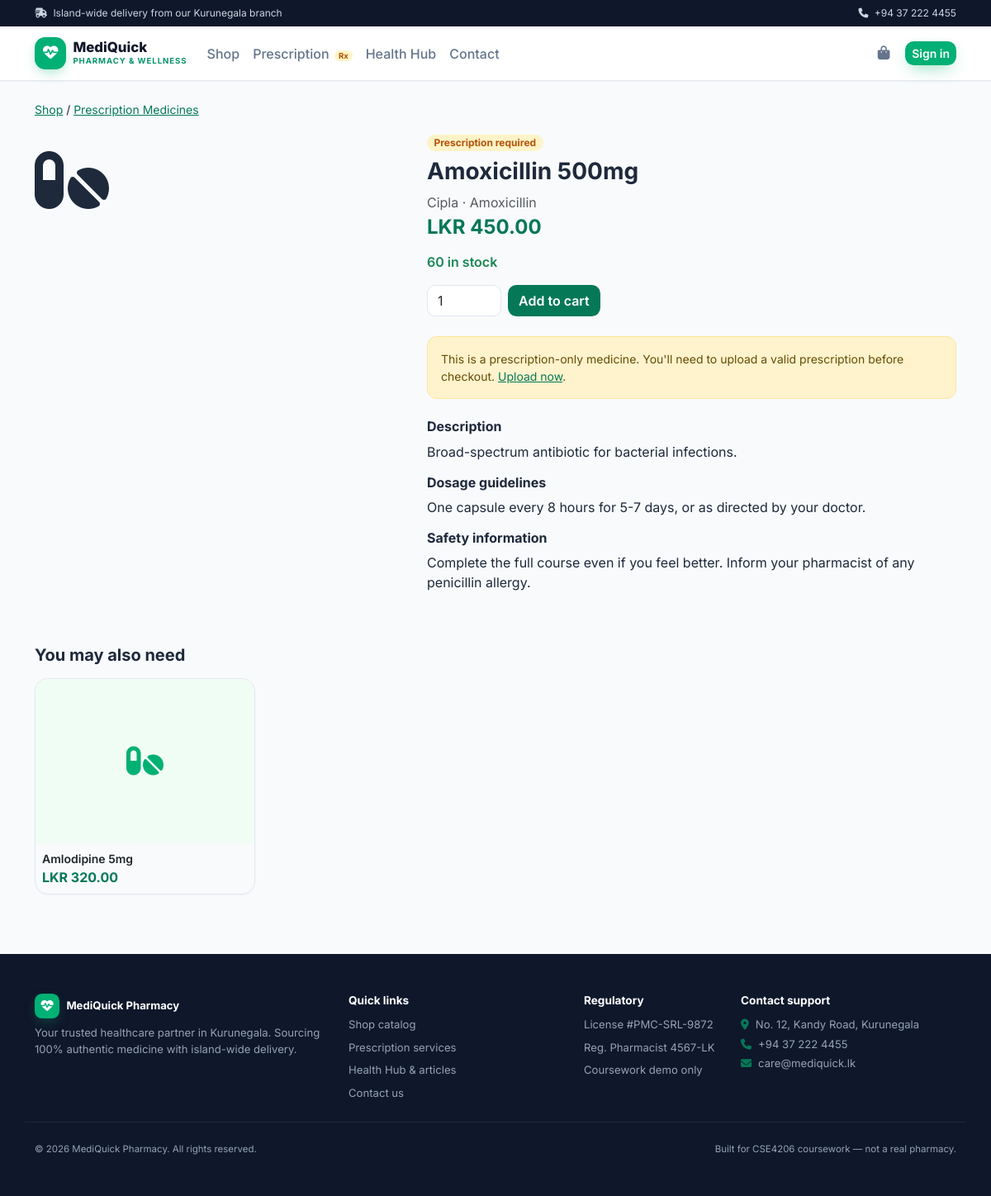
Page /mediquick/product.php?id=1 on the committed database.
### tables this page shows
CREATE TABLE products (
  id                    INT UNSIGNED AUTO_INCREMENT PRIMARY KEY,
  category_id           INT UNSIGNED NOT NULL,
  name                  VARCHAR(150) NOT NULL,
  generic_name          VARCHAR(150) NULL,           
  brand                 VARCHAR(100) NULL,
  description           TEXT NULL,
  dosage_guidelines     TEXT NULL,
  safety_info           TEXT NULL,
  price                 DECIMAL(10,2) NOT NULL CHECK (price >= 0),    
  stock_qty             INT NOT NULL DEFAULT 0 CHECK (stock_qty >= 0),
  reorder_level         INT NOT NULL DEFAULT 10,
  requires_prescription TINYINT(1) NOT NULL DEFAULT 0,                
  expiry_date           DATE NULL,
  image                 VARCHAR(255) NULL,
  is_active             TINYINT(1) NOT NULL DEFAULT 1,
  created_at            DATETIME NOT NULL DEFAULT CURRENT_TIMESTAMP,
  updated_at            DATETIME NOT NULL DEFAULT CURRENT_TIMESTAMP ON UPDATE CURRENT_TIMESTAMP,
  FOREIGN KEY (category_id) REFERENCES categories(id),
  INDEX idx_products_name (name),
  INDEX idx_products_generic (generic_name)
);

CREATE TABLE categories (
  id          INT UNSIGNED AUTO_INCREMENT PRIMARY KEY,
  name        VARCHAR(80)  NOT NULL UNIQUE,
  slug        VARCHAR(80)  NOT NULL UNIQUE,
  description VARCHAR(255) NULL
);

### mediquick/includes/functions.php (called while the page is built, shortened)
<?php
function e(?string $value): string
{
    return htmlspecialchars($value ?? '', ENT_QUOTES, 'UTF-8');
}
function money(float $amount): string
{
    return 'LKR ' . number_format($amount, 2);
}
function url(string $path = ''): string
{
    return BASE_URL . '/' . ltrim($path, '/');
}

### mediquick/product.php (the view, shortened to what this page needs)
<?php
require_once __DIR__ . '/includes/bootstrap.php';
$id = (int) ($_GET['id'] ?? 0);
$stmt = $pdo->prepare('SELECT p.*, c.name AS category_name FROM products p JOIN categories c ON c.id = p.category_id WHERE p.id = ? AND p.is_active = 1');
$stmt->execute([$id]);
$product = $stmt->fetch();
$related = $pdo->prepare('SELECT * FROM products WHERE category_id = ? AND id != ? AND is_active = 1 LIMIT 4');
$related->execute([$product['category_id'], $product['id']]);
$relatedProducts = $related->fetchAll();
require __DIR__ . '/includes/header.php';
?>
<div class="container py-4">
  <p class="small"><a href="<?= url('shop.php') ?>">Shop</a> / <a href="<?= url('shop.php?category=' . $product['category_id']) ?>"><?= e($product['category_name']) ?></a></p>
  <div class="row g-4">
    <div class="col-md-5">
      <div class="product-thumb" style="border-radius:.75rem;font-size:5rem;aspect-ratio:1;"><i class="fa-solid fa-pills"></i></div>
    </div>
    <div class="col-md-7">
      <?php if ($product['requires_prescription']): ?>
        <span class="badge badge-rx mb-2">Prescription required</span>
      <?php endif; ?>
      <h1 class="h3 fw-bold"><?= e($product['name']) ?></h1>
      <p class="text-muted mb-1"><?= e($product['brand'] ?? '') ?> <?= $product['generic_name'] ? '· ' . e($product['generic_name']) : '' ?></p>
      <div class="h4 text-brand fw-bold mb-3"><?= money((float) $product['price']) ?></div>
      <p class="<?= $product['stock_qty'] > 0 ? 'text-success' : 'text-danger' ?> fw-semibold">
        <?= $product['stock_qty'] > 0 ? $product['stock_qty'] . ' in stock' : 'Out of stock' ?>
      </p>
      <?php if ($product['stock_qty'] > 0): ?>
        <form method="post" class="d-flex gap-2 align-items-center mb-4">
          <input type="number" name="qty" value="1" min="1" max="<?= $product['stock_qty'] ?>" class="form-control" style="width:90px">
          <button type="submit" name="add_to_cart" value="1" class="btn" style="background:var(--brand);color:#fff">Add to cart</button>
        </form>
      <?php endif; ?>
      <?php if ($product['requires_prescription']): ?>
        <div class="alert alert-warning small">
          This is a prescription-only medicine. You'll need to upload a valid prescription before checkout.
          <a href="<?= url('prescription-upload.php') ?>">Upload now</a>.
        </div>
      <?php endif; ?>
      <?php if ($product['description']): ?>
        <h2 class="h6 fw-bold mt-4">Description</h2>
        <p><?= nl2br(e($product['description'])) ?></p>
      <?php endif; ?>
      <?php if ($product['dosage_guidelines']): ?>
        <h2 class="h6 fw-bold mt-3">Dosage guidelines</h2>
        <p><?= nl2br(e($product['dosage_guidelines'])) ?></p>
      <?php endif; ?>
      <?php if ($product['safety_info']): ?>
        <h2 class="h6 fw-bold mt-3">Safety information</h2>
        <p><?= nl2br(e($product['safety_info'])) ?></p>
      <?php endif; ?>
    </div>
  </div>
  <?php if ($relatedProducts): ?>
    <h2 class="h5 fw-bold mt-5 mb-3">You may also need</h2>
    <div class="row g-3">
      <?php foreach ($relatedProducts as $rp): ?>
        <div class="col-6 col-md-3">
          <div class="product-card">
            <a href="<?= url('product.php?id=' . $rp['id']) ?>" class="text-decoration-none text-dark">
              <div class="product-thumb"><i class="fa-solid fa-pills"></i></div>
              <div class="p-2">
                <div class="small fw-semibold"><?= e($rp['name']) ?></div>
                <div class="text-brand fw-bold"><?= money((float) $rp['price']) ?></div>
              </div>
            </a>
          </div>
        </div>
      <?php endforeach; ?>
    </div>
  <?php endif; ?>
</div>
<?php require __DIR__ . '/includes/footer.php'; ?>

### mediquick/assets/css/style.css (style rules this page uses)
:root { --brand-50: #F0FDF4; --brand-100: #DCFCE7; --brand-200: #BBF7D0; --brand-500: #00B074; --brand-600: #059669; --brand-700: #047857; --brand-900: #064E3B; --navy-800: #0A192F; --navy-900: #0F172A; --slate-50: #F8FAFC; --slate-100: #F1F5F9; --slate-200: #E2E8F0; --slate-400: #94A3B8; --slate-500: #64748B; --slate-800: #1E293B; --amber-100: #FEF3C7; --amber-700: #B45309; --brand: var(--brand-700); --brand-light: var(--brand-500); --brand-soft: var(--brand-100); --navy: var(--navy-900); --ink: var(--slate-800); --muted: var(--slate-500); --rule: var(--slate-200); }
body { font-family: 'Inter', system-ui, sans-serif; color: var(--ink); background: var(--slate-50); }
a { color: var(--brand-700); }
.text-brand { color: var(--brand-700); }
.btn { border-radius: .65rem; font-weight: 600; }
.form-control, .form-select { border-radius: .6rem; border-color: var(--rule); }
.badge { border-radius: 999px; font-weight: 600; padding: .35em .7em; }
.alert { border-radius: .75rem; }
.product-card { border: 1px solid var(--rule); border-radius: 1rem; height: 100%; overflow: hidden; box-shadow: 0 1px 2px rgba(15, 23, 42, .04); transition: box-shadow .15s ease, border-color .15s ease; }
.product-card .product-thumb { aspect-ratio: 4 / 3; background: var(--brand-50); display: flex; align-items: center; justify-content: center; font-size: 2.5rem; color: var(--brand-500); }
.badge-rx { background: var(--amber-100); color: var(--amber-700); font-weight: 700; }

### rows in the picture
products: category.name "Prescription Medicines", name "Amoxicillin 500mg", brand "Cipla", generic_name "Amoxicillin", price "LKR 450.00", stock_qty "60", description "Broad-spectrum antibiotic for bacterial infections.", dosage_guidelines "One capsule every 8 hours for 5-7 days, or as directed by your doctor.", safety_info "Complete the full course even if you feel better. Inform your pharmacist of any penicillin allergy."
products: name "Amlodipine 5mg", price "LKR 320.00"
